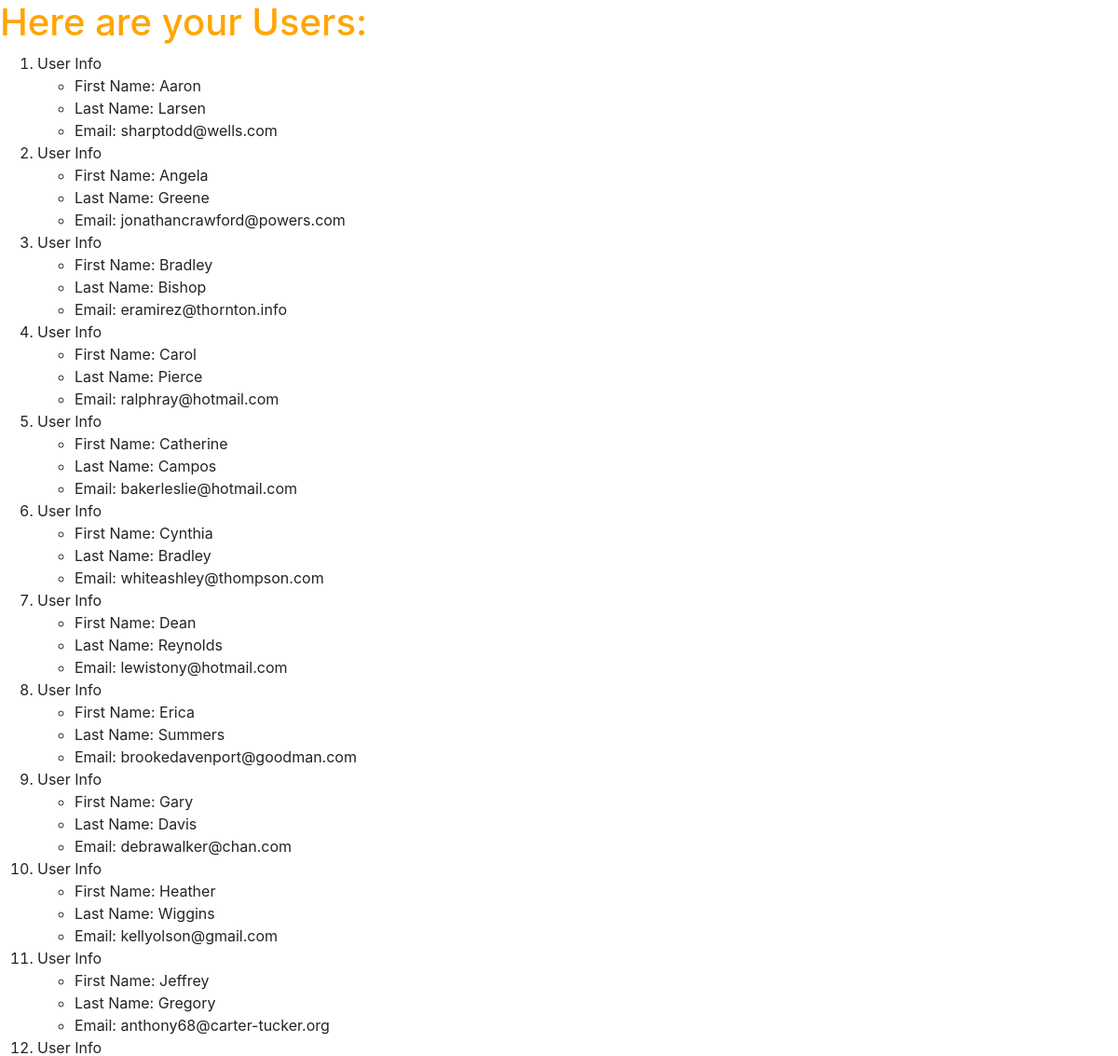
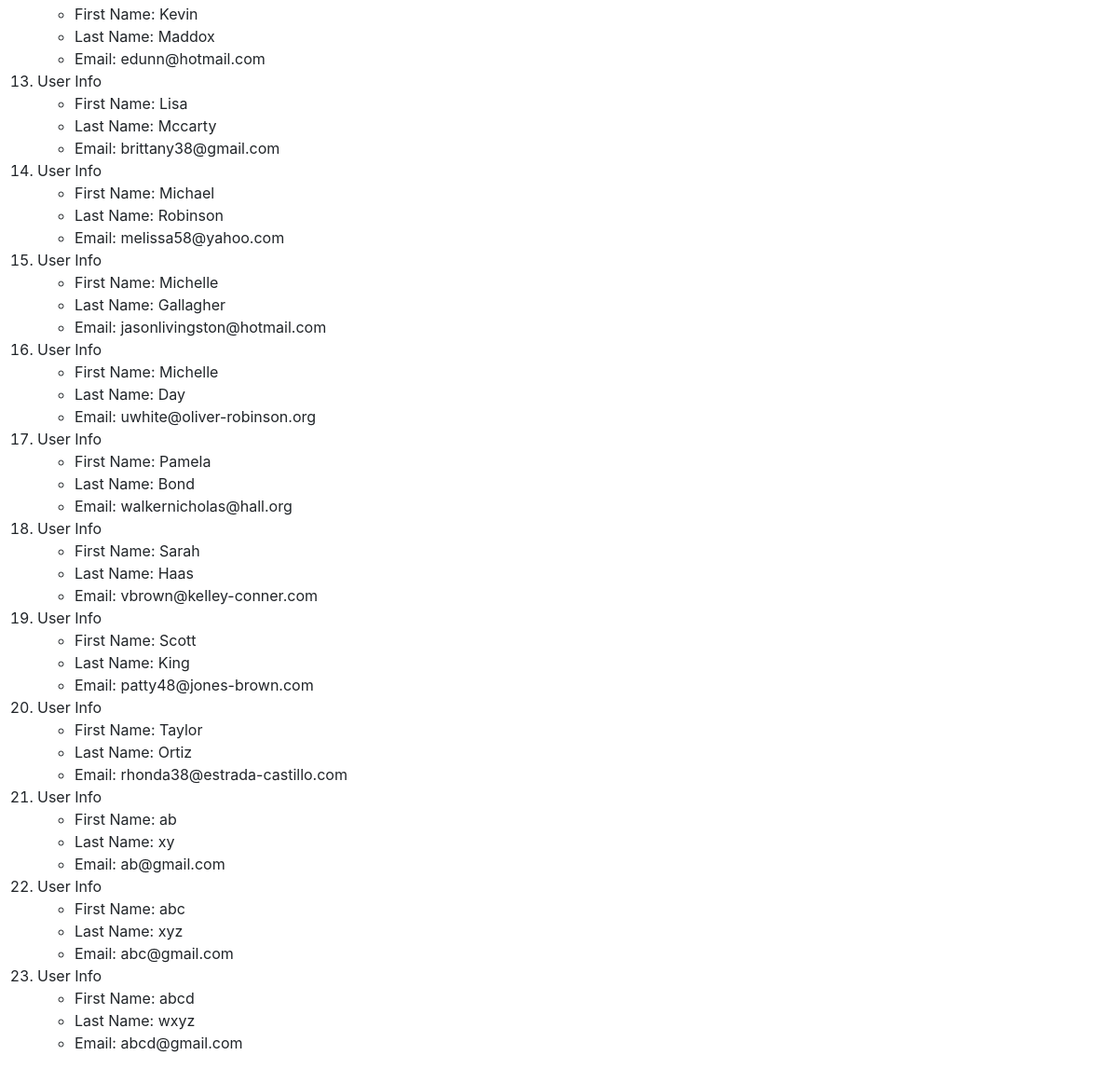
/users/, run on the app's committed database (2 pictures, top to bottom).
### AppTwo/models.py (models this page shows, shortened)
class User(models.Model):
    first_name = models.CharField(max_length = 256)
    last_name = models.CharField(max_length = 256)
    email = models.EmailField(max_length = 256, unique = True)

### AppTwo/views.py (the view)
# urls.py: path('',views.index,name = 'index')
def index(request):
    users = User.objects.order_by('first_name')
    user_dict = {"user_data": users}
    return render(request,'app_two/index.html',context = user_dict)

### templates/app_two/index.html (shortened to what this page needs)
<!DOCTYPE html>
{% load staticfiles %}
<html lang="en" dir="ltr">
  <head>
    <link rel="stylesheet" href="https://stackpath.bootstrapcdn.com/bootstrap/4.3.1/css/bootstrap.min.css">
    <link rel="stylesheet" href="{% static 'css/style.css' %}">
  </head>
  <body>
    <h1>Here are your Users: </h1>
    <div class="djangoUsers">
      {% if user_data %}
      <ol>
        {% for rec in user_data %}
        <li>User Info</li>
        <ul>
          <li>First Name: {{rec.first_name}}</li>
          <li>Last Name: {{rec.last_name}}</li>
          <li>Email: {{rec.email}}</li>
        </ul>
        {% endfor %}
      </ol>
    </div>
    {% else %}
    <p>No Data available</p>
    {% endif %}
  </body>
</html>

### static/css/style.css (style rules this page uses)
h1 { color: orange; }

### data on the page
User: first_name "Aaron", last_name "Larsen", email "sharptodd@wells.com"
User: first_name "Angela", last_name "Greene", email "jonathancrawford@powers.com"
User: first_name "Bradley", last_name "Bishop", email "eramirez@thornton.info"
User: first_name "Carol", last_name "Pierce", email "ralphray@hotmail.com"
User: first_name "Catherine", last_name "Campos", email "bakerleslie@hotmail.com"
User: first_name "Cynthia", last_name "Bradley", email "whiteashley@thompson.com"
User: first_name "Dean", last_name "Reynolds", email "lewistony@hotmail.com"
User: first_name "Erica", last_name "Summers", email "brookedavenport@goodman.com"
User: first_name "Gary", last_name "Davis", email "debrawalker@chan.com"
User: first_name "Heather", last_name "Wiggins", email "kellyolson@gmail.com"
User: first_name "Jeffrey", last_name "Gregory", email "anthony68@carter-tucker.org"
User: first_name "Kevin", last_name "Maddox", email "edunn@hotmail.com"
User: first_name "Lisa", last_name "Mccarty", email "brittany38@gmail.com"
User: first_name "Michael", last_name "Robinson", email "melissa58@yahoo.com"
User: first_name "Michelle", last_name "Gallagher", email "jasonlivingston@hotmail.com"
User: first_name "Michelle", last_name "Day", email "uwhite@oliver-robinson.org"
User: first_name "Pamela", last_name "Bond", email "walkernicholas@hall.org"
User: first_name "Sarah", last_name "Haas", email "vbrown@kelley-conner.com"
User: first_name "Scott", last_name "King", email "patty48@jones-brown.com"
User: first_name "Taylor", last_name "Ortiz", email "rhonda38@estrada-castillo.com"
User: first_name "ab", last_name "xy", email "ab@gmail.com"
User: first_name "abc", last_name "xyz", email "abc@gmail.com"
User: first_name "abcd", last_name "wxyz", email "abcd@gmail.com"
